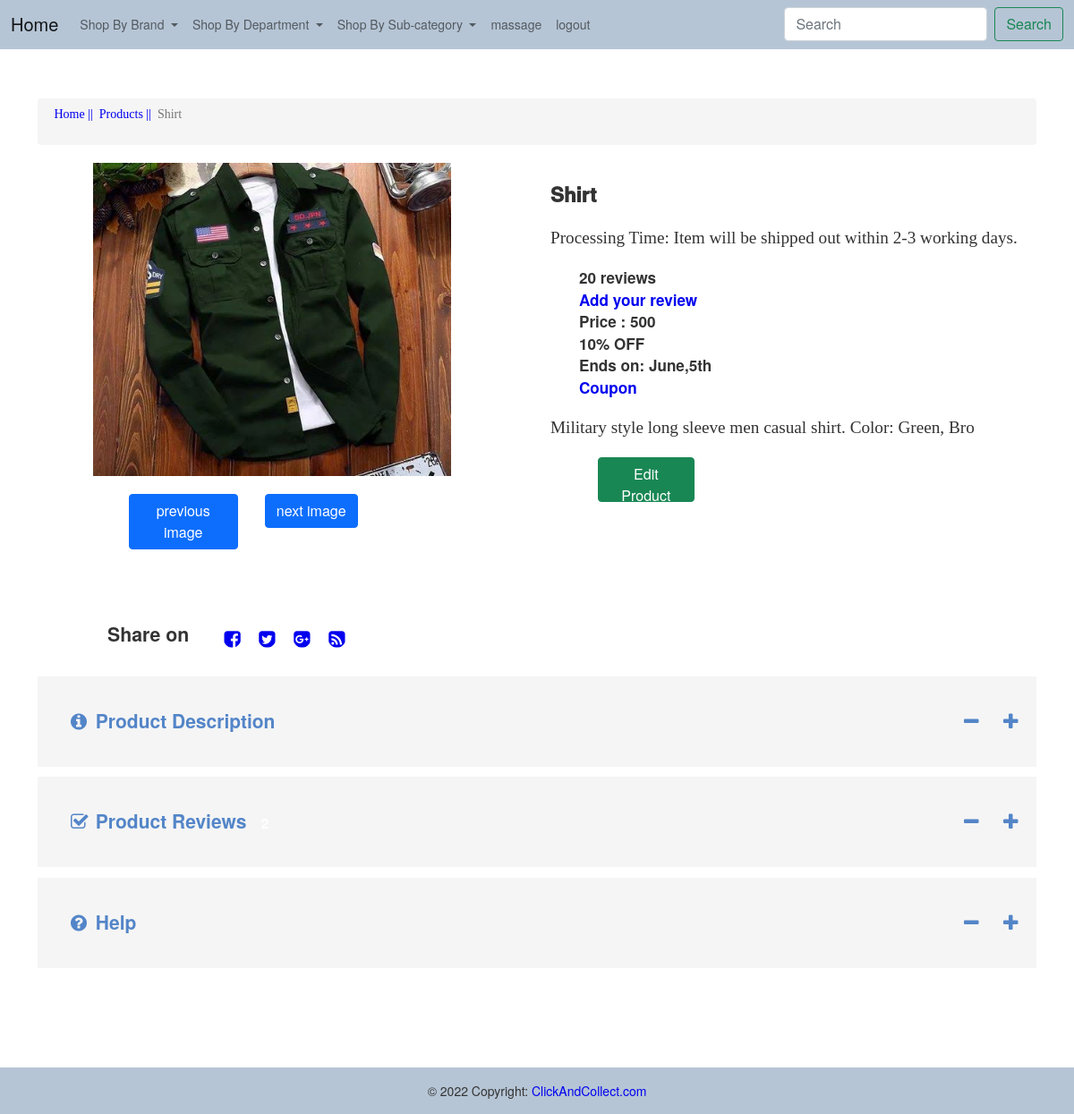
/seller/product_single2.php?id=32 (signed in), run on the app's committed database.
### tables this page shows
CREATE TABLE IF NOT EXISTS `products` (
  `p_id` int(11) NOT NULL AUTO_INCREMENT,
  `name` varchar(100) DEFAULT NULL,
  `b_id` int(11) DEFAULT NULL,
  `sub_id` int(11) DEFAULT NULL,
  `s_id` int(11) NOT NULL,
  `size` varchar(100) DEFAULT NULL,
  `description` varchar(200) DEFAULT NULL,
  `prev_price` varchar(255) NOT NULL,
  `price` double DEFAULT NULL,
  `quantity` int(11) DEFAULT NULL,
  `status` int(11) NOT NULL,
  PRIMARY KEY (`p_id`),
  KEY `FK_brand1` (`b_id`),
  KEY `FK_catagory1` (`sub_id`),
  KEY `FK_seller` (`s_id`)
);

### seller/product_single2.php (the view, shortened to what this page needs)
<?php
    include 'include/connection.php';
    $id = $_REQUEST['id'];
    $query1 = "select * from products where p_id = $id ";
    $table1=mysqli_query($con,$query1);
    $row1 = mysqli_fetch_array($table1);
?>
<!DOCTYPE html>
<html>
<head>
  <link type="text/css" rel="stylesheet" href="css/font-awesome.min.css" />
  <link rel="stylesheet" href="https://stackpath.bootstrapcdn.com/bootstrap/5.0.0-alpha1/css/bootstrap.min.css">
  <link type="text/css" rel="stylesheet" href="css/font-awesome.min.css" />
  <link rel="stylesheet" href="https://cdnjs.cloudflare.com/ajax/libs/font-awesome/4.7.0/css/font-awesome.min.css">
  <link href="https://cdn.jsdelivr.net/npm/bootstrap@5.0.2/dist/css/bootstrap.min.css" rel="stylesheet">
  <link href="include/style.css" rel="stylesheet" />
  <link href="include/style2.css" rel="stylesheet" />
  <link href="include/style3.css" rel="stylesheet" />
</head>
<body>
<div class="b">
     <?php include 'include/navbar.php' ?>
</div>
<div class="content-area prodcuts">
    <div class="container">
        <ol class="breadcrumb breadcrumb1">
            <li><a href="account.php"><pre class="pname"> Home ||</pre></a></li>
            <li><a href="products.php"> <pre class="pname">  Products ||</pre> </a></li>
            <li class="active"><pre class="pname">  <?php echo $row1['name'];?></pre> </li>
        </ol>
        <div class="single-product">
            <div class="row" id="">
                <div class="col-md-6 single-top-left">
                    <div class="flexslider">
                        <ul class="slides">
                            <div class="row">
                                <div class="col-md-9">
                                        <img src=""  height ="350" width = "400" alt="">
                                </div>
                            </div>
                            <div class="row im">
                                <div class="col-md-4">
                                   <button class="btn btn-primary" onclick="previousimage()">previous image</button>
                                </div>
                                <div class="col-md-4">
                                    <button class="btn btn-primary" onclick = "nextimage()">next image</button>
                                </div>
                            </div>
                        </ul>
                    </div>
                </div>
                <div class="col-md-6 single-top-right">
                    <h3 class="item_name"><?php echo $row1['name'];?></h3>
                    <p class="p">Processing Time: Item will be shipped out within 2-3 working days. </p>
                    <div class="single-rating">
                        <ul>
                            <li class="rating"><b> 20 reviews</b></li>
                            <li><b><a href="#">Add your review</a></b></li>
                            <li><b>Price : <?php echo $row1['price'];?></b></li>
                            <li><b><span class="off">10% OFF</span></b></li>
                            <li><b>Ends on: June,5th</b></li>
                            <li><b><a href="#"> Coupon</a></b></li>
                        </ul>
                    </div>
                    <div class="">
                        <p class="p"><?php echo $row1['description'];?> </p>
                    </div>
                    <form action="#" method="post">
                        <div class="row">
                            <div class="col-md-4 but1">
                                <button type="submit" name ="cart" class="btn btn-success  but" > Edit Product</button>
                            </div>
                        </div>
                    </form>
                </div>
            </div>
            <div class="share">
                <div class="single-page-icons social-icons ic">
                            <h4 class="row">
                                <div class= "col-sm-2">
                                    Share on
                                </div>
                                <div class= "col-sm-10">
                                    <a href="#" class="fa fa-facebook-square icon facebook"> </a>
                                    <a href="#" class="fa fa-twitter-square icon twitter"> </a>
                                    <a href="#" class="fa fa-google-plus-square icon googleplus"> </a>
                                    <a href="#" class="fa fa-rss-square icon rss"> </a>
                                </div>
                            </h4>
                </div>
            </div>
            <div class="single-product-everything des">
                <div class="single-extra-div">
                    <a data-toggle="collapse" class="pointer main" aria-expanded="true" data-target="#productDescriptionCollapse" aria-controls="#productDescriptionCollapse">
                        <span class="pull-left title-sidebar des1"><i class="fa fa-info-circle"></i> Product Description</span>
                        <span class="pull-right"><i class="fa fa-plus"></i></span>
                        <span class="pull-right"><i class="fa fa-minus"></i></span>
                        <div class="clearfix"></div>
                    </a>
                </div>
                <div class="single-extra-div">
                    <a data-toggle="collapse" class="pointer main" aria-expanded="true" data-target="#productReviewCollapse" aria-controls="#productReviewCollapse">
                        <span class="pull-left title-sidebar des1"> <i class="fa fa-check-square-o"></i>
                            Product Reviews <span class="badge">2</span>
                        </span>
                        <span class="pull-right"><i class="fa fa-plus"></i></span>
                        <span class="pull-right"><i class="fa fa-minus"></i></span>
                        <div class="clearfix"></div>
                    </a>
                </div>
                <div class="single-extra-div">
                    <a data-toggle="collapse" class="pointer main" aria-expanded="true" data-target="#productHelpCollapse" aria-controls="#productHelpCollapse">
                        <span class="pull-left title-sidebar des1"> <i class="fa fa-question-circle"></i> Help </span>
                        <span class="pull-right"><i class="fa fa-plus"></i></span>
                        <span class="pull-right"><i class="fa fa-minus"></i></span>
                        <div class="clearfix"></div>
                    </a>
                </div>
            </div>
        </div>
    </div>
    </div>
<div class="bot">
    <?php include 'include/footer.php' ?>
</div>
</body>
</html>

### seller/include/style.css (style rules this page uses)
.b { background-color: #b6c5d5!important; }
body { background-color: #f8f9fa; }
.row { margin-right: -15px; margin-left: -15px; }
* { -webkit-box-sizing: border-box; -moz-box-sizing: border-box; box-sizing: border-box; }
div { display: block; }
a { color: #3a2bd3; -webkit-transition: all 0.3s ease; transition: all 0.3s ease; }
a { background-color: transparent; }
a { color: #337ab7; text-decoration: none; text-decoration-line: none; text-decoration-thickness: none; text-decoration-style: none; text-decoration-color: none; }
ol, ul { margin-top: 0; margin-bottom: 10px; }
.h1, .h2, .h3, h1, h2, h3 { margin-top: 20px; margin-bottom: 10px; }
.h1, .h2, .h3, .h4, .h5, .h6, h1, h2, h3, h4, h5, h6 { font-family: inherit; font-weight: 500; line-height: 1.1; color: inherit; }
h3 { display: block; font-size: 1.17em; margin-block-start: 1em; margin-block-end: 1em; margin-inline-start: 0px; margin-inline-end: 0px; font-weight: bold; }
li { display: list-item; text-align: -webkit-match-parent; }
.fa { display: inline-block; font: normal normal normal 14px/1 FontAwesome; font-size: inherit; text-rendering: auto; -webkit-font-smoothing: antialiased; -moz-osx-font-smoothing: grayscale; }
.pull-right { float: right!important; }
p { display: block; margin-block-start: 1em; margin-block-end: 1em; margin-inline-start: 0px; margin-inline-end: 0px; }

### seller/include/style2.css (style rules this page uses)
.prodcuts .row { margin-right: 0px; margin-left: 0px; }
li { display: list-item; text-align: -webkit-match-parent; }
.breadcrumb>li { display: inline-block; }
.breadcrumb>.active { color: #777; }
h4 { display: block; margin-block-start: 1.33em; margin-block-end: 1.33em; margin-inline-start: 0px; margin-inline-end: 0px; font-weight: bold; }
.h4, .h5, .h6, h4, h5, h6 { margin-top: 10px; margin-bottom: 10px; }
.h1, .h2, .h3, .h4, .h5, .h6, h1, h2, h3, h4, h5, h6 { font-family: inherit; font-weight: 500; line-height: 1.1; color: inherit; }
a:-webkit-any-link { color: -webkit-link; cursor: pointer; text-decoration: none; }
a { background-color: transparent; }
a { color: #337ab7; text-decoration: none; }
a { color: #3a2bd3; -webkit-transition: all 0.3s ease; transition: all 0.3s ease; }
a { text-decoration: none; text-decoration-line: none; text-decoration-thickness: initial; text-decoration-style: initial; text-decoration-color: initial; }
.col-lg-1, .col-lg-10, .col-lg-11, .col-lg-12, .col-lg-2, .col-lg-3, .col-lg-4, .col-lg-5, .col-lg-6, .col-lg-7, .col-lg-8, .col-lg-9, .col-md-1, .col-md-10, .col-md-11, .col-md-12, .col-md-2, .col-md-3, .col-md-4, .col-md-5, .col-md-6, .col-md-7, .col-md-8, .col-md-9, .col-sm-1, .col-sm-10, .col-sm-11, .col-sm-12, .col-sm-2, .col-sm-3, .col-sm-4, .col-sm-5, .col-sm-6, .col-sm-7, .col-sm-8, .col-sm-9, .col-xs-1, .col-xs-10, .col-xs-11, .col-xs-12, .col-xs-2, .col-xs-3, .col-xs-4, .col-xs-5, .col-xs-6, .col-xs-7, .col-xs-8, .col-xs-9 { position: relative; min-height: 1px; padding-right: 15px; padding-left: 15px; }
img { vertical-align: middle; }
a { color: #fa6f66; -webkit-transition: all 0.3s ease; transition: all 0.3s cubic-bezier(0.23, 1.01, 0.25, 1); }
a:-webkit-any-link { color: -webkit-link; cursor: pointer; }
* { -webkit-box-sizing: border-box; -moz-box-sizing: border-box; box-sizing: border-box; }
.btn-group-vertical>.btn-group:after, .btn-group-vertical>.btn-group:before, .btn-toolbar:after, .btn-toolbar:before, .clearfix:after, .clearfix:before, .container-fluid:after, .container-fluid:before, .container:after, .container:before, .dl-horizontal dd:after, .dl-horizontal dd:before, .form-horizontal .form-group:after, .form-horizontal .form-group:before, .modal-footer:after, .modal-footer:before, .modal-header:after, .modal-header:before, .nav:after, .nav:before, .navbar-collapse:after, .navbar-collapse:before, .navbar-header:after, .navbar-header:before, .navbar:after, .navbar:before, .pager:after, .pager:before, .panel-body:after, .panel-body:before, .row:after, .row:before { display: table; content: " "; }
.prodcuts .breadcrumb { margin-top: 5%; }
.breadcrumb { padding: 8px 15px; margin-bottom: 20px; list-style: none; background-color: #f5f5f5; border-radius: 4px; }
ol { display: block; list-style-type: decimal; margin-block-start: 1em; margin-block-end: 1em; margin-inline-start: 0px; margin-inline-end: 0px; padding-inline-start: 40px; }
.col-sm-10 { width: 83.33333333%; }
div { display: block; }
body { font-family: "Helvetica Neue",Helvetica,Arial,sans-serif; font-size: 14px; line-height: 1.42857143; color: #333; background-color: #fff; }

### data on the page
products: name "Shirt", price "500", description "Military style long sleeve men casual shirt. Color: Green, Bro"
